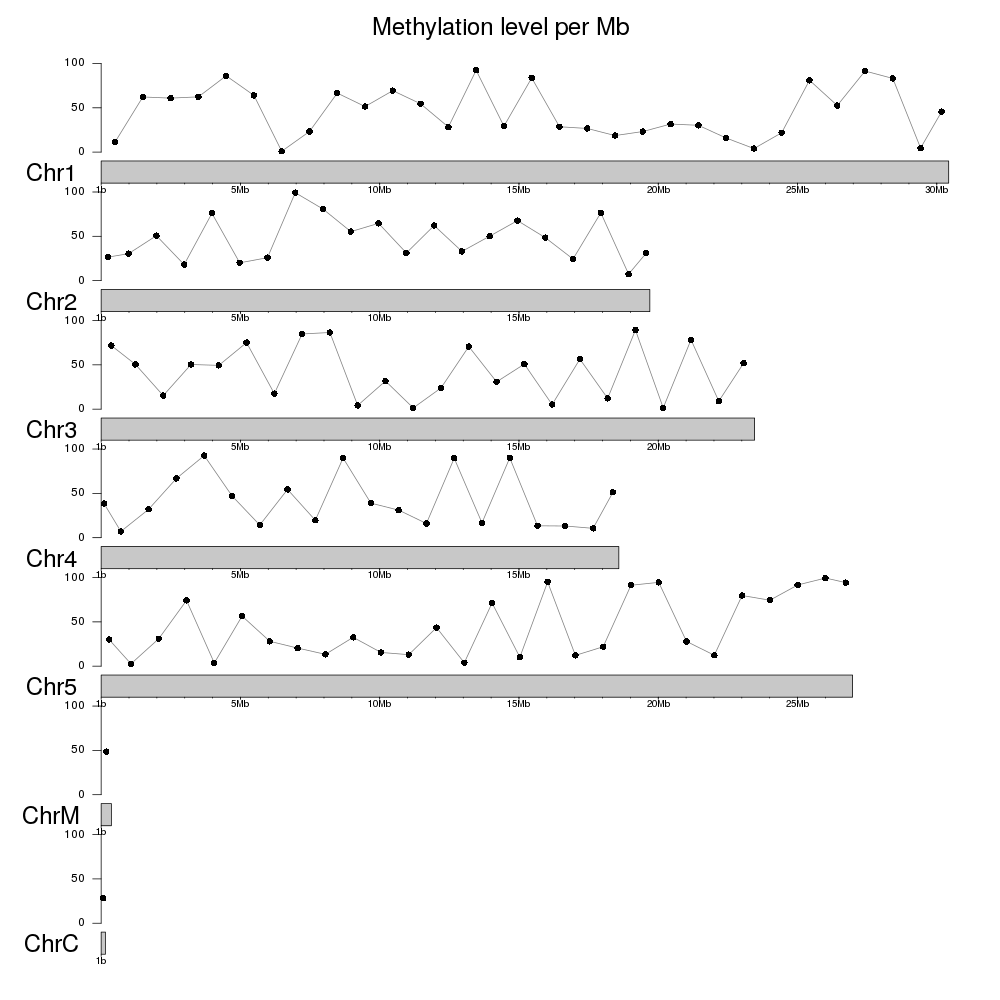

Reproduce this figure in R.
library(karyoploteR)

#BiocManager::install("BSgenome.Athaliana.TAIR.TAIR9")

set.seed(1234)

#Simulate data
cpgs <- unlist(tileGenome(seqlengths(BSgenome.Athaliana.TAIR.TAIR9), tilewidth = 1000000))
cpgs$mean.meth <- runif(n = length(cpgs), min=0,max=1)

#You should use
#cpgs <- toGRanges("your.data.file.txt")

#Start the plot
png("biostars_415457.png", width=1000, height=1000)
  kp <- plotKaryotype(genome="TAIR9", main="Methylation level per Mb")
  kpAddBaseNumbers(kp, tick.dist = 5000000, minor.tick.dist = 1000000, add.units = TRUE, cex = 0.8)
  kpLines(kp, data=cpgs, y=cpgs$mean.meth, col="gray50")
  kpPoints(kp, data = cpgs, y=cpgs$mean.meth, cex=1.2)
  kpAxis(kp, ymin=0, ymax=100)
dev.off()
